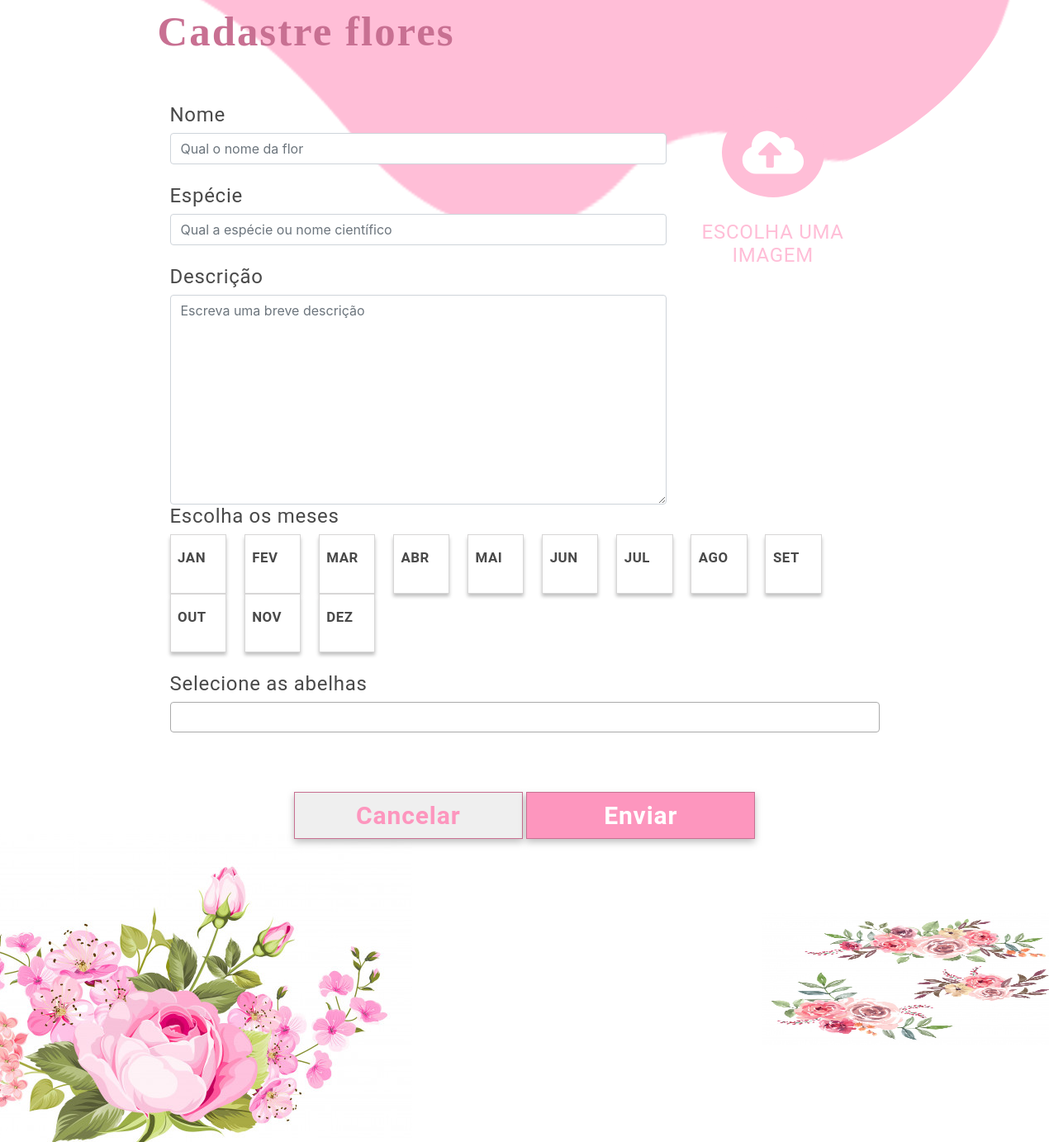
The page /cadFlor.php on the database its author committed.
### tables this page shows
CREATE TABLE `meses` (
  `cod_mes` bigint(20) UNSIGNED NOT NULL,
  `mes` varchar(10) NOT NULL,
  `mes_abrev` varchar(3) NOT NULL
);

### classes/Banco.php (called while the page is built, shortened)
<?php
class Banco{
    public $conn;
    public function __construct($banco){
        $this->parse = parse_ini_file($_SERVER['DOCUMENT_ROOT'].'/flowers/config/config.ini',true);
        try{
            $this->conn = mysqli_connect($this->parse[$banco]['host'], $this->parse[$banco]['user'], $this->parse[$banco]['password'], $this->parse[$banco]['database']);
        }catch(\Exception $e){
            echo $e->getMessage();
        }
    }
    public function query($sql){
        try {
            $this->query = mysqli_query($this->conn,$sql);
            if(preg_match('/^(SELECT)\s/i',$sql) > 0){
                $this->rs = $this->query->fetch_all(MYSQLI_ASSOC);
                return $this->rs;
            }else{
                return $this->query;
            }
        } catch (Exception $e) {
            echo $e->getMessage();
        }
    }
}

### cadFlor.php (the view, shortened to what this page needs)
<?php
include_once 'estrutura/header2.php';
$codFlor = isset($_REQUEST['codFlor']) ? $_REQUEST['codFlor'] : "0";
if($codFlor !== "0"){
    $db  = new Banco(BANCO);
    $sql = "SELECT * FROM public.flores WHERE id_flor = ".$codFlor;
    $rs  = $db->query($sql);
    foreach($rs as $row){
        $flw_nome      = $row['flw_nome'];
        $flw_especie   = $row['flw_especie'];
        $flw_descricao = $row['flw_descricao'];
        $flw_meses     = $row['flw_meses'];
        $flw_abelhas   = $row['flw_abelhas'];
        $flw_imagem    = $row['flw_imagem'];
    }
}else{
    $flw_nome      = "";
    $flw_descricao = "";
}
?>
<div class="el el6" style="margin-top: 2%;">
    <div class="col-md-12">
        <div class="el el2">
            <div class="row">
                <div class="col-md-12">
                    <label for="flw_nome" class="texto">Nome</label>
                    <input value="<?=$flw_nome?>" type="text" name="flw_nome" id="flw_nome" class="form-control" placeholder="Qual o nome da flor">
                </div>
            </div>
            <br/>
            <div class="row">
                <div class="col-md-12">
                    <label for="flw_especie" class="texto">Espécie</label>
                    <input value="<?=$flw_nome?>" type="text" name="flw_especie" id="flw_especie" class="form-control" placeholder="Qual a espécie ou nome científico">
                </div>
            </div>
            <br/>
            <div class="row">
                <div class="col-md-12">
                    <label for="flw_descricao" class="texto">Descrição</label>
                    <textarea class="form-control" name="flw_descricao" id="flw_descricao" cols="30" rows="10" placeholder="Escreva uma breve descrição"><?=$flw_descricao?></textarea>
                </div>
            </div>
        </div>
    </div>
    <form action="upload.php" target="postiframe" id="theuploadform" method="post" enctype="multipart/form-data">
        <div class="col-md-12">
            <div class="el el9">
                <label for="fileUpload"  class="input-file" style="text-align: center;">
                    <div id="bolinha">
                        <img class="fas fa-cloud-upload-alt" id="bolinhaUpload">
                    </div>
                    <br/>
                    <span style="color: #FFBED7;" class="texto">ESCOLHA UMA IMAGEM</span>
                </label>
            </div>
        </div>
    </form>
    <div class="col-md-12">
            <br/>
            <div class="el el6">
            <label for="meses" class="texto">Escolha os meses</label>
            <br/>
            <?php
            $db  = new Banco(BANCO);
            $sql = "SELECT * FROM meses ORDER BY cod_mes ASC";
            $rs  = $db->query($sql);
            foreach($rs as $row){
            ?>
            <label for="<?=$row['mes_abrev']?>"><?=$row['mes_abrev']?></label>
            <?php
            }
            ?>
            <br/><br/>
            <label for="slcAbelha" class="texto">Selecione as abelhas</label>
            <br/>
            <div style="text-align: center;">
                <br/>
                <br/>
                <br/>
                <input type="button" value="Cancelar" class="botaoCancela" onclick="window.loaction.href = 'index.php'">
                <input type="submit" value="Enviar" class="botaoSubmit" onclick="submitForm('<?=$codFlor?>','flor');">
                <br/>
                <br/>
                <br/>
            </div>
        </div>
    </div>
</div>
<?php
include_once 'estrutura/footer2.php';
?>

### estrutura/header2.php (shortened to what this page needs)
<!DOCTYPE html>
<html lang="pt-br">
    <head>
        <link rel="stylesheet" href="config/css/all.css">
        <link rel="stylesheet" href="config/css/bootstrap.css">
        <link rel="stylesheet" href="config/css/main.css">
        <link href="config/css/select2.css" rel="stylesheet"/>
        <link href="http://hayageek.github.io/jQuery-Upload-File/4.0.11/uploadfile.css" rel="stylesheet">
    </head>
    <body>
        <div class="wrap">
        <div class="el el1">&nbsp;</div>
        <div class="el el3">
            <div class="el el2">
                <?php
                if(strpos($_SERVER['PHP_SELF'],'index.php')){
                ?>
                <a href="index.php" style="text-decoration: none;"><span class="titulo">Calendário de flores</span></a>
                <?php
                }else if(strpos($_SERVER['PHP_SELF'],'cadFlor.php')){
                ?>
                <a href="index.php" style="text-decoration: none;"><span class="titulo">Cadastre flores</span></a>
                <?php
                }else if(strpos($_SERVER['PHP_SELF'],'cadAbelha.php')){
                ?>
                <a href="index.php" style="text-decoration: none;"><span class="titulo">Cadastre abelhas</span></a>
                <?php
                }
                ?>
            </div>

### estrutura/footer2.php
                <img src="config/img/71bf8c41541b1209232996388f09e268.jpg" class="footerImg1">
                <img src="config/img/cde0a40a2f1f03758482ca9c4c49a0cc.jpg" class="footerImg2">
            </div>
            <div class="el el4">&nbsp;</div>
        </div>
    </body>
</html>

### config/css/all.css (style rules this page uses)
.fa-cloud-upload-alt:before { content: "\f382"; }

### config/css/main.css (style rules this page uses)
body, html { overflow-x: hidden; }
.wrap:after { content : ''; display : block; clear : both; }
.el { float : left; }
.el1 { width : 15%; height : auto; }
.el2 { width : 70%; }
.el3 { width : 70%; height : 100%; }
.el4 { width : 15%; height : auto; float : right; }
.el9 { width : 30%; float : right; }
.el6 { width : 100%; }
.titulo { margin-top : 3%; color : #C87092; font-family : IBM Plex Serif; font-weight : 700; font-size : 4vw; text-align : center; letter-spacing : 0.04em; }
.texto { font-family : Roboto; font-style : normal; font-weight : normal; font-size : 24px; line-height : 28px; letter-spacing : 0.03em; color : #494949; }
input[type=checkbox] + label { display : inline-block; width : 68.45px; height : 71.61px; background : #FFFFFF; border : 1.05315px solid #D7D6D6; box-sizing : border-box; box-shadow : 0px 4.21261px 4.21261px rgba(0, 0, 0, 0.25); margin : 0% 2% 0% 0%; padding : 2% 1%; font-family : Roboto; font-style : normal; font-weight : bold; font-size : 16.8505px; line-height : 20px; letter-spacing : 0.03em; color : #494949; }
.footerImg1 { position: absolute; width: 626px; height: 428px; left: -10%; top: 73%; z-index: -9999; }
.footerImg2 { position: absolute; width: 373px; height: 159px; right: -2%; top: 80%; z-index: -9999; }
.input-file { text-align: center; cursor: pointer; display: block; padding: 5px; font-weight: bold; border-radius: 10px; }
#bolinhaUpload { padding: 10%; color: white; width: 50%; height: 50%; background: #FFBED7; border-radius: 100%; }
.botaoCancela { width: 277px; height: 57px; border: 0.5px solid #C87092; box-sizing: border-box; filter: drop-shadow(0px 4px 4px rgba(0, 0, 0, 0.25)); font-family: Roboto; font-style: normal; font-weight: bold; font-size: 30px; line-height: 35px; text-align: center; letter-spacing: 0.03em; color: #FD96BE; }
.botaoSubmit { width: 277px; height: 57px; border: 0.5px solid #C87092; box-sizing: border-box; filter: drop-shadow(0px 4px 4px rgba(0, 0, 0, 0.25)); font-family: Roboto; font-style: normal; font-weight: bold; font-size: 30px; line-height: 35px; text-align: center; letter-spacing: 0.03em; background: #FD96BE; color: white; }

### rows shown on the page
meses: mes_abrev "JAN"
meses: mes_abrev "FEV"
meses: mes_abrev "MAR"
meses: mes_abrev "ABR"
meses: mes_abrev "MAI"
meses: mes_abrev "JUN"
meses: mes_abrev "JUL"
meses: mes_abrev "AGO"
meses: mes_abrev "SET"
meses: mes_abrev "OUT"
meses: mes_abrev "NOV"
meses: mes_abrev "DEZ"
